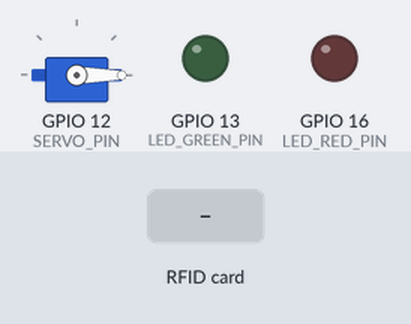
A sketch run on a simulated ESP32. Shown: servo, output pins drawn as LEDs (lit = HIGH). Inputs (shaded band) come from the test bench. WiFi joins after 1.5 s; servers stay silent unless stated; uploads are accepted with an empty reply; what the sketch prints to the serial monitor is not drawn.

Above: at 2.7 s.
2.8 s: RFID card 5E 7A 19 C4 held to the reader
At 4.1 s:
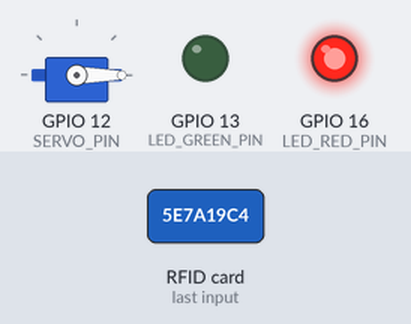
Timing chart, 0 to 7.7 s (numbered marks = the images above; inputs shaded):
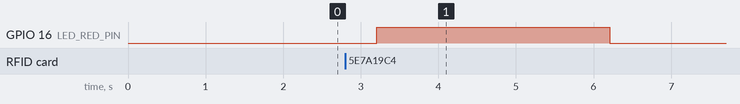

Measured:
- after the input at 2.8 s, GPIO 16 (LED_RED_PIN): LOW → HIGH after 0.41 s, → LOW 3.0 s later

The sketch:

esp32_gate.ino
```cpp
#include <WiFi.h>
#include <HTTPClient.h>
#include <Wire.h>
#include <Adafruit_PN532.h>
#include <Servo.h>

// Ganti dengan nama jaringan WiFi dan password Anda
const char* WIFI_SSID = "YOUR_SSID";
const char* WIFI_PASSWORD = "YOUR_PASSWORD";

// Ganti dengan alamat IP / domain Laravel Anda
const char* SERVER_BASE = "http://192.168.1.100:8000";

// Ganti dengan alamat IP ESP32-CAM Anda
const char* CAMERA_BASE = "http://192.168.1.101";

// Pin ESP32 untuk PN532 I2C
#define PN532_SDA 14
#define PN532_SCL 15
#define PN532_IRQ 4
#define PN532_RESET 2
Adafruit_PN532 nfc(PN532_IRQ, PN532_RESET);

// Pin servo dan LED indikator
const int SERVO_PIN = 12;
const int LED_GREEN_PIN = 13;
const int LED_RED_PIN = 16;

Servo gateServo;

// Sudut servo untuk buka / tutup palang
const int SERVO_CLOSED_ANGLE = 0;
const int SERVO_OPEN_ANGLE = 80;

void setup() {
  Serial.begin(115200);
  pinMode(LED_GREEN_PIN, OUTPUT);
  pinMode(LED_RED_PIN, OUTPUT);
  digitalWrite(LED_GREEN_PIN, LOW);
  digitalWrite(LED_RED_PIN, LOW);

  gateServo.attach(SERVO_PIN);
  gateServo.write(SERVO_CLOSED_ANGLE);

  Wire.begin(PN532_SDA, PN532_SCL);

  nfc.begin();
  uint32_t versiondata = nfc.getFirmwareVersion();
  if (!versiondata) {
    Serial.println("Tidak menemukan PN532, periksa koneksi.");
    while (true) {
      delay(1000);
    }
  }

  nfc.SAMConfig();
  Serial.println("PN532 siap.");
  nfc.setPassiveActivationRetries(0xFF);

  connectWiFi();
}

void loop() {
  Serial.println("Menunggu kartu NFC...");
  boolean success;
  uint8_t uid[7];
  uint8_t uidLength;

  success = nfc.readPassiveTargetID(PN532_MIFARE_ISO14443A, uid, &uidLength, 1000);
  if (!success) {
    delay(200);
    return;
  }

  String uidString = uidToString(uid, uidLength);
  Serial.print("UID NFC terbaca: ");
  Serial.println(uidString);

  bool allowed = checkAccess(uidString);
  triggerCameraCapture(uidString, allowed ? "allowed" : "denied");

  if (allowed) {
    Serial.println("Akses DIIZINKAN");
    setAccessLed(true);
    openGate();
    delay(4000);
    closeGate();
  } else {
    Serial.println("Akses DITOLAK");
    setAccessLed(false);
    delay(3000);
    turnOffLeds();
  }

  delay(1500);
}

void connectWiFi() {
  Serial.printf("Menghubungkan WiFi: %s\n", WIFI_SSID);
  WiFi.begin(WIFI_SSID, WIFI_PASSWORD);
  unsigned long start = millis();
  while (WiFi.status() != WL_CONNECTED && millis() - start < 20000) {
    Serial.print(".");
    delay(500);
  }
  Serial.println();
  if (WiFi.status() == WL_CONNECTED) {
    Serial.print("WiFi terhubung, IP: ");
    Serial.println(WiFi.localIP());
  } else {
    Serial.println("Gagal terhubung ke WiFi");
  }
}

String uidToString(uint8_t *uid, uint8_t length) {
  String uidStr = "";
  for (uint8_t i = 0; i < length; i++) {
    if (uid[i] < 0x10) uidStr += "0";
    uidStr += String(uid[i], HEX);
  }
  uidStr.toUpperCase();
  return uidStr;
}

bool checkAccess(const String &nfcUid) {
  if (WiFi.status() != WL_CONNECTED) {
    connectWiFi();
    if (WiFi.status() != WL_CONNECTED) return false;
  }

  HTTPClient http;
  String url = String(SERVER_BASE) + "/api/check-access";
  http.begin(url);
  http.addHeader("Content-Type", "application/json");

  String body = "{\"nfc_uid\":\"" + nfcUid + "\"}";
  int httpCode = http.POST(body);
  if (httpCode == 200) {
    String resp = http.getString();
    http.end();
    if (resp.indexOf("\"status\":\"allowed\"") >= 0) {
      return true;
    }
  } else {
    Serial.printf("checkAccess gagal, HTTP code: %d\n", httpCode);
  }
  http.end();
  return false;
}

void triggerCameraCapture(const String &nfcUid, const String &accessStatus) {
  if (WiFi.status() != WL_CONNECTED) {
    connectWiFi();
    if (WiFi.status() != WL_CONNECTED) {
      Serial.println("Tidak dapat memicu kamera karena WiFi tidak terhubung.");
      return;
    }
  }

  HTTPClient http;
  String url = String(CAMERA_BASE) + "/capture?nfc_uid=" + nfcUid + "&status=" + accessStatus;
  Serial.printf("Memicu ESP32-CAM: %s\n", url.c_str());
  http.begin(url);
  int httpCode = http.GET();
  if (httpCode == 200) {
    Serial.println("Trigger kamera berhasil.");
    Serial.println(http.getString());
  } else {
    Serial.printf("Trigger kamera gagal, HTTP code: %d\n", httpCode);
  }
  http.end();
}

void openGate() {
  gateServo.write(SERVO_OPEN_ANGLE);
}

void closeGate() {
  gateServo.write(SERVO_CLOSED_ANGLE);
}

void setAccessLed(bool allowed) {
  if (allowed) {
    digitalWrite(LED_GREEN_PIN, HIGH);
    digitalWrite(LED_RED_PIN, LOW);
  } else {
    digitalWrite(LED_GREEN_PIN, LOW);
    digitalWrite(LED_RED_PIN, HIGH);
  }
}

void turnOffLeds() {
  digitalWrite(LED_GREEN_PIN, LOW);
  digitalWrite(LED_RED_PIN, LOW);
}
```
